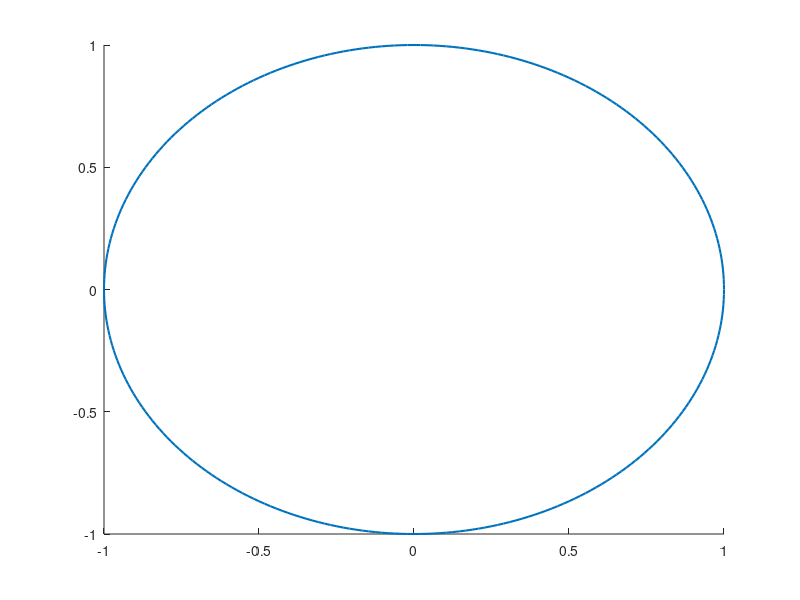

This figure's MATLAB source:
function h=ellipse(ra,rb,ang,x0,y0,C,Nb)
% Ellipse adds ellipses to the current plot
%
% ELLIPSE(ra,rb,ang,x0,y0) adds an ellipse with semimajor axis of ra,
% a semiminor axis of radius rb, a semimajor axis rotation angle of ang, 
% centered at the point x0,y0.
%
% The length of ra, rb, and ang should be the same. 
% If ra is a vector of length L and x0,y0 scalars, L ellipses
% are added at point x0,y0.
% If ra is a scalar and x0,y0 vectors of length M, M ellipse are with the same 
% radii are added at the points x0,y0.
% If ra, x0, y0 are vectors of the same length L=M, M ellipses are added.
% If ra is a vector of length L and x0, y0 are  vectors of length
% M~=L, L*M ellipses are added, at each point x0,y0, L ellipses of radius ra.
%
% ELLIPSE(ra,rb,ang,x0,y0,C)
% adds ellipses of color C. C may be a string ('r','b',...) or the RGB value. 
% If no color is specified, it makes automatic use of the colors specified by 
% the axes ColorOrder property. For several circles C may be a vector.
%
% ELLIPSE(ra,rb,ang,x0,y0,C,Nb), Nb specifies the number of points
% used to draw the ellipse. The default value is 300. Nb may be used
% for each ellipse individually.
%
% h=ELLIPSE(...) returns the handles to the ellipses.
%
% usage exmple: the following produces a red ellipse centered at 1,1
% and tipped down at a 45 deg axis from the x axis
% ellipse(1,2,pi/4,1,1,'r')
%
% note that if ra=rb, ELLIPSE plots a circle
%

% written by D.G. Long, Brigham Young University, based on the
% CIRCLES.m original 
% written by Peter Blattner, Institute of Microtechnology, University of 
% Neuchatel, Switzerland, blattner@imt.unine.ch

% Check the number of input arguments 

if nargin<1,
  ra=[];
end;
if nargin<2,
  rb=[];
end;
if nargin<3,
  ang=[];
end;

if nargin<5,
  x0=[];
  y0=[];
end;
 
if nargin<6,
  C=[];
end

if nargin<7,
  Nb=[];
end

% set up the default values

if isempty(ra),ra=1;end;
if isempty(rb),rb=1;end;
if isempty(ang),ang=0;end;
if isempty(x0),x0=0;end;
if isempty(y0),y0=0;end;
if isempty(Nb),Nb=300;end;
if isempty(C),C=get(gca,'colororder');end;

% work on the variable sizes

x0=x0(:);
y0=y0(:);
ra=ra(:);
rb=rb(:);
ang=ang(:);
Nb=Nb(:);

if isstr(C),C=C(:);end;

if length(ra)~=length(rb),
  error('length(ra)~=length(rb)');
end;
if length(x0)~=length(y0),
  error('length(x0)~=length(y0)');
end;

% how many inscribed elllipses are plotted

if length(ra)~=length(x0)
  maxk=length(ra)*length(x0);
else
  maxk=length(ra);
end;

% drawing loop

for k=1:maxk
  
  if length(x0)==1
    xpos=x0;
    ypos=y0;
    radm=ra(k);
    radn=rb(k);
    if length(ang)==1
      an=ang;
    else
      an=ang(k);
    end;
  elseif length(ra)==1
    xpos=x0(k);
    ypos=y0(k);
    radm=ra;
    radn=rb;
    an=ang;
  elseif length(x0)==length(ra)
    xpos=x0(k);
    ypos=y0(k);
    radm=ra(k);
    radn=rb(k);
    an=ang(k)
  else
    rada=ra(fix((k-1)/size(x0,1))+1);
    radb=rb(fix((k-1)/size(x0,1))+1);
    an=ang(fix((k-1)/size(x0,1))+1);
    xpos=x0(rem(k-1,size(x0,1))+1);
    ypos=y0(rem(k-1,size(y0,1))+1);
  end;

  co=cos(an);
  si=sin(an);
  the=linspace(0,2*pi,Nb(rem(k-1,size(Nb,1))+1,:)+1);
%  x=radm*cos(the)*co-si*radn*sin(the)+xpos;
%  y=radm*cos(the)*si+co*radn*sin(the)+ypos;
  p=line(radm*cos(the)*co-si*radn*sin(the)+xpos,radm*cos(the)*si+co*radn*sin(the)+ypos);
  set(p,'color',C(rem(k-1,size(C,1))+1,:));
  set(p,'linewidth',1.5);
  
  if nargout > 0
    h(k)=p;
  end
  
end;

